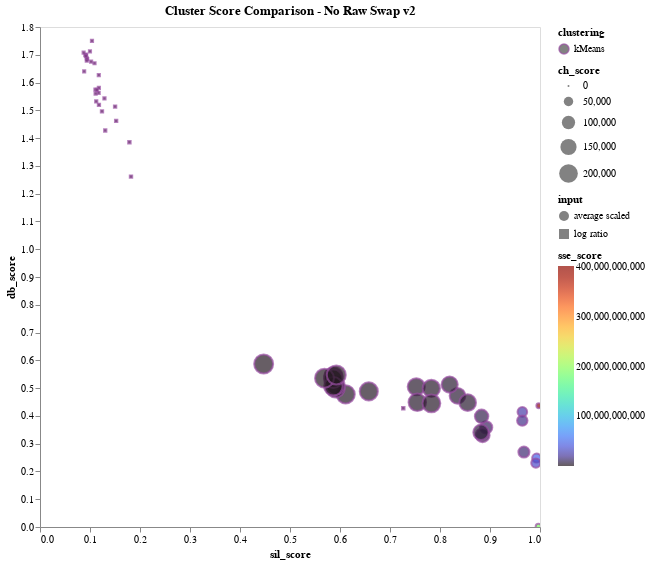

Notebook code for this chart:
### Code cell
# EXPLORATORY - swap version 1
# Data: Average Scaled, Log Ratio Scaled
data = df_kmeans_noRaw_metrics
domain = ['kMeans']
title = "Cluster Score Comparison - No Raw Swap v2"

# axes
x_axis = 'sil_score:Q' # Maximize
y_axis = 'db_score:Q' # Minimize
    
# auxilary metrics
size = 'ch_score:Q'  # Maximize
gradient = 'sse_score:Q'  # Minimize

plot_comparison_plot(data, domain, title, x_axis, y_axis, size, gradient)

### Figure 1 — Vega-Lite specification as saved in the notebook (floating-point values rounded to 4 significant figures)
{"config": {"view": {"continuousWidth": 400, "continuousHeight": 300}, "axis": {"grid": false}}, "data": {"name": "data-50235db2b83b78d79e888eedd80534c2"}, "mark": {"type": "point", "strokeOpacity": 1.0}, "encoding": {"color": {"type": "nominal", "field": "clustering", "scale": {"domain": ["kMeans"], "range": ["#984EA3", "#F58517"]}}, "fill": {"type": "quantitative", "field": "sse_score", "scale": {"scheme": "turbo"}}, "shape": {"type": "nominal", "field": "input"}, "size": {"type": "quantitative", "field": "ch_score"}, "tooltip": [{"type": "nominal", "field": "input"}, {"type": "nominal", "field": "clustering"}, {"type": "nominal", "field": "n_clusters"}, {"type": "quantitative", "field": "sse_score"}, {"type": "quantitative", "field": "db_score"}, {"type": "quantitative", "field": "ch_score"}, {"type": "quantitative", "field": "sil_score"}], "x": {"type": "quantitative", "field": "sil_score"}, "y": {"type": "quantitative", "field": "db_score"}}, "height": 500, "selection": {"selector018": {"type": "interval", "bind": "scales", "encodings": ["x", "y"]}}, "title": "Cluster Score Comparison - No Raw Swap v2", "width": 500, "$schema": "https://vega.github.io/schema/vega-lite/v4.8.1.json", "datasets": {"data-50235db2b83b78d79e888eedd80534c2": [{"input": "log ratio", "clustering": "kMeans", "sil_score": 0.7265, "sse_score": 119100.0, "ch_score": 1417.0, "db_score": 0.4276, "n_clusters": 2}, {"input": "log ratio", "clustering": "kMeans", "sil_score": 0.1788, "sse_score": 98880.0, "ch_score": 1282.0, "db_score": 1.385, "n_clusters": 3}, {"input": "log ratio", "clustering": "kMeans", "sil_score": 0.182, "sse_score": 89580.0, "ch_score": 1089.0, "db_score": 1.261, "n_clusters": 4}, {"input": "log ratio", "clustering": "kMeans", "sil_score": 0.1502, "sse_score": 82600.0, "ch_score": 974.4, "db_score": 1.514, "n_clusters": 5}, {"input": "log ratio", "clustering": "kMeans", "sil_score": 0.1523, "sse_score": 76260.0, "ch_score": 914.1, "db_score": 1.462, "n_clusters": 6}, {"input": "log ratio", "clustering": "kMeans", "sil_score": 0.124, "sse_score": 71830.0, "ch_score": 851.8, "db_score": 1.497, "n_clusters": 7}, {"input": "log ratio", "clustering": "kMeans", "sil_score": 0.1305, "sse_score": 68250.0, "ch_score": 799.7, "db_score": 1.428, "n_clusters": 8}, {"input": "log ratio", "clustering": "kMeans", "sil_score": 0.1179, "sse_score": 65870.0, "ch_score": 743.9, "db_score": 1.52, "n_clusters": 9}, {"input": "log ratio", "clustering": "kMeans", "sil_score": 0.1289, "sse_score": 63970.0, "ch_score": 694.5, "db_score": 1.543, "n_clusters": 10}, {"input": "log ratio", "clustering": "kMeans", "sil_score": 0.1124, "sse_score": 62240.0, "ch_score": 653.9, "db_score": 1.532, "n_clusters": 11}, {"input": "log ratio", "clustering": "kMeans", "sil_score": 0.1177, "sse_score": 60420.0, "ch_score": 623.9, "db_score": 1.581, "n_clusters": 12}, {"input": "log ratio", "clustering": "kMeans", "sil_score": 0.1173, "sse_score": 58900.0, "ch_score": 595.5, "db_score": 1.563, "n_clusters": 13}, {"input": "log ratio", "clustering": "kMeans", "sil_score": 0.1109, "sse_score": 57840.0, "ch_score": 565.5, "db_score": 1.575, "n_clusters": 14}, {"input": "log ratio", "clustering": "kMeans", "sil_score": 0.1138, "sse_score": 56460.0, "ch_score": 545.2, "db_score": 1.574, "n_clusters": 15}, {"input": "log ratio", "clustering": "kMeans", "sil_score": 0.1113, "sse_score": 55430.0, "ch_score": 523.4, "db_score": 1.561, "n_clusters": 16}, {"input": "log ratio", "clustering": "kMeans", "sil_score": 0.104, "sse_score": 54700.0, "ch_score": 500.5, "db_score": 1.75, "n_clusters": 17}, {"input": "log ratio", "clustering": "kMeans", "sil_score": 0.1176, "sse_score": 53500.0, "ch_score": 487.1, "db_score": 1.627, "n_clusters": 18}, {"input": "log ratio", "clustering": "kMeans", "sil_score": 0.109, "sse_score": 52550.0, "ch_score": 472.4, "db_score": 1.67, "n_clusters": 19}, {"input": "log ratio", "clustering": "kMeans", "sil_score": 0.1022, "sse_score": 51770.0, "ch_score": 457.5, "db_score": 1.675, "n_clusters": 20}, {"input": "log ratio", "clustering": "kMeans", "sil_score": 0.09992, "sse_score": 51270.0, "ch_score": 440.8, "db_score": 1.712, "n_clusters": 21}, {"input": "log ratio", "clustering": "kMeans", "sil_score": 0.08835, "sse_score": 50700.0, "ch_score": 426.7, "db_score": 1.64, "n_clusters": 22}, {"input": "log ratio", "clustering": "kMeans", "sil_score": 0.09442, "sse_score": 49970.0, "ch_score": 416.0, "db_score": 1.684, "n_clusters": 23}, {"input": "log ratio", "clustering": "kMeans", "sil_score": 0.09226, "sse_score": 49360.0, "ch_score": 404.9, "db_score": 1.701, "n_clusters": 24}, {"input": "log ratio", "clustering": "kMeans", "sil_score": 0.09361, "sse_score": 48460.0, "ch_score": 398.4, "db_score": 1.687, "n_clusters": 25}, {"input": "log ratio", "clustering": "kMeans", "sil_score": 0.09057, "sse_score": 47960.0, "ch_score": 388.1, "db_score": 1.699, "n_clusters": 26}, {"input": "log ratio", "clustering": "kMeans", "sil_score": 0.09198, "sse_score": 47360.0, "ch_score": 379.8, "db_score": 1.695, "n_clusters": 27}, {"input": "log ratio", "clustering": "kMeans", "sil_score": 0.09352, "sse_score": 47190.0, "ch_score": 367.6, "db_score": 1.679, "n_clusters": 28}, {"input": "log ratio", "clustering": "kMeans", "sil_score": 0.08728, "sse_score": 46630.0, "ch_score": 360.4, "db_score": 1.708, "n_clusters": 29}, {"input": "average scaled", "clustering": "kMeans", "sil_score": 0.9977, "sse_score": 402500000000.0, "ch_score": 11690.0, "db_score": 0.4366, "n_clusters": 2}, {"input": "average scaled", "clustering": "kMeans", "sil_score": 0.9968, "sse_score": 190900000000.0, "ch_score": 14650.0, "db_score": 0.00169, "n_clusters": 3}, {"input": "average scaled", "clustering": "kMeans", "sil_score": 0.9932, "sse_score": 47300000000.0, "ch_score": 43660.0, "db_score": 0.2482, "n_clusters": 4}, {"input": "average scaled", "clustering": "kMeans", "sil_score": 0.9917, "sse_score": 32870000000.0, "ch_score": 47580.0, "db_score": 0.2302, "n_clusters": 5}, {"input": "average scaled", "clustering": "kMeans", "sil_score": 0.9647, "sse_score": 24220000000.0, "ch_score": 51950.0, "db_score": 0.4144, "n_clusters": 6}, {"input": "average scaled", "clustering": "kMeans", "sil_score": 0.9646, "sse_score": 17200000000.0, "ch_score": 61240.0, "db_score": 0.383, "n_clusters": 7}, {"input": "average scaled", "clustering": "kMeans", "sil_score": 0.9679, "sse_score": 13040000000.0, "ch_score": 69410.0, "db_score": 0.2698, "n_clusters": 8}, {"input": "average scaled", "clustering": "kMeans", "sil_score": 0.8923, "sse_score": 9339000000.0, "ch_score": 84980.0, "db_score": 0.3586, "n_clusters": 9}, {"input": "average scaled", "clustering": "kMeans", "sil_score": 0.8832, "sse_score": 6817000000.0, "ch_score": 103600.0, "db_score": 0.3983, "n_clusters": 10}, {"input": "average scaled", "clustering": "kMeans", "sil_score": 0.8852, "sse_score": 5662000000.0, "ch_score": 112300.0, "db_score": 0.3307, "n_clusters": 11}, {"input": "average scaled", "clustering": "kMeans", "sil_score": 0.882, "sse_score": 4307000000.0, "ch_score": 134300.0, "db_score": 0.341, "n_clusters": 12}, {"input": "average scaled", "clustering": "kMeans", "sil_score": 0.835, "sse_score": 3726000000.0, "ch_score": 142400.0, "db_score": 0.4723, "n_clusters": 13}, {"input": "average scaled", "clustering": "kMeans", "sil_score": 0.8193, "sse_score": 3260000000.0, "ch_score": 150200.0, "db_score": 0.5127, "n_clusters": 14}, {"input": "average scaled", "clustering": "kMeans", "sil_score": 0.8553, "sse_score": 2842000000.0, "ch_score": 160000.0, "db_score": 0.4475, "n_clusters": 15}, {"input": "average scaled", "clustering": "kMeans", "sil_score": 0.7525, "sse_score": 2510000000.0, "ch_score": 169100.0, "db_score": 0.5049, "n_clusters": 16}, {"input": "average scaled", "clustering": "kMeans", "sil_score": 0.7546, "sse_score": 2261000000.0, "ch_score": 176000.0, "db_score": 0.4489, "n_clusters": 17}, {"input": "average scaled", "clustering": "kMeans", "sil_score": 0.7827, "sse_score": 2179000000.0, "ch_score": 171900.0, "db_score": 0.499, "n_clusters": 18}, {"input": "average scaled", "clustering": "kMeans", "sil_score": 0.7828, "sse_score": 1930000000.0, "ch_score": 183200.0, "db_score": 0.4451, "n_clusters": 19}, {"input": "average scaled", "clustering": "kMeans", "sil_score": 0.6576, "sse_score": 1773000000.0, "ch_score": 189000.0, "db_score": 0.488, "n_clusters": 20}, {"input": "average scaled", "clustering": "kMeans", "sil_score": 0.6113, "sse_score": 1650000000.0, "ch_score": 192800.0, "db_score": 0.4776, "n_clusters": 21}, {"input": "average scaled", "clustering": "kMeans", "sil_score": 0.5911, "sse_score": 1527000000.0, "ch_score": 198400.0, "db_score": 0.4994, "n_clusters": 22}, {"input": "average scaled", "clustering": "kMeans", "sil_score": 0.5907, "sse_score": 1442000000.0, "ch_score": 200600.0, "db_score": 0.5088, "n_clusters": 23}, {"input": "average scaled", "clustering": "kMeans", "sil_score": 0.5869, "sse_score": 1398000000.0, "ch_score": 197900.0, "db_score": 0.5429, "n_clusters": 24}, {"input": "average scaled", "clustering": "kMeans", "sil_score": 0.5865, "sse_score": 1332000000.0, "ch_score": 198900.0, "db_score": 0.5336, "n_clusters": 25}, {"input": "average scaled", "clustering": "kMeans", "sil_score": 0.5867, "sse_score": 1278000000.0, "ch_score": 199000.0, "db_score": 0.5065, "n_clusters": 26}, {"input": "average scaled", "clustering": "kMeans", "sil_score": 0.569, "sse_score": 1187000000.0, "ch_score": 205900.0, "db_score": 0.5358, "n_clusters": 27}, {"input": "average scaled", "clustering": "kMeans", "sil_score": 0.5926, "sse_score": 1134000000.0, "ch_score": 207500.0, "db_score": 0.5474, "n_clusters": 28}, {"input": "average scaled", "clustering": "kMeans", "sil_score": 0.4473, "sse_score": 1095000000.0, "ch_score": 207200.0, "db_score": 0.5867, "n_clusters": 29}]}}
